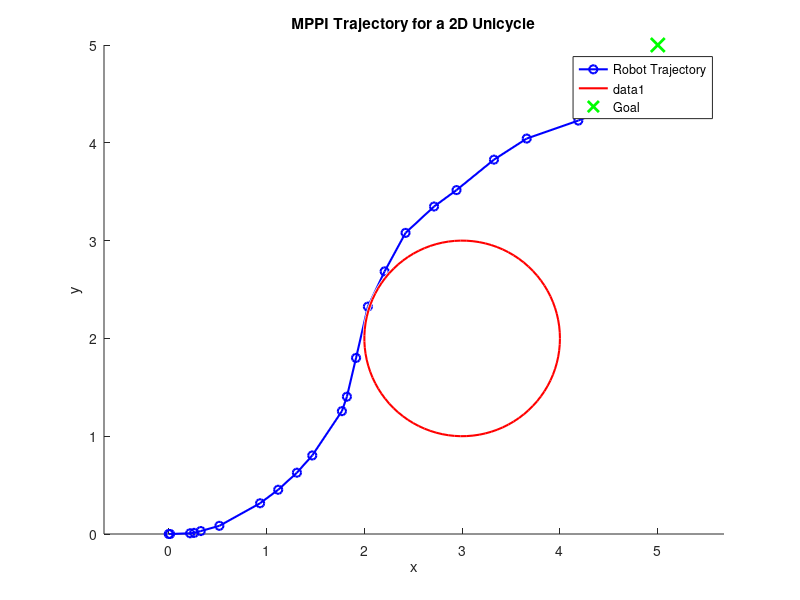

The MATLAB source for this figure:
function mppi_unicycle_example()
    clc; clear; close all;

    %% Simulation Parameters
    dt          = 0.1;      % Time step
    N           = 20;       % Prediction horizon (number of steps)
    num_samples = 1000;     % Number of sampled trajectories for MPPI
    lambda      = 1.0;      % Temperature parameter for MPPI
    Sigma       = diag([0.2, 0.2]);  % Noise covariance for controls [v; w]
    Q           = diag([1, 1]);      % State (position) error cost
    R           = diag([0.1, 0.1]);  % Control effort cost
    max_steps   = 100;      % Max simulation steps

    % Initial state (x = [px; py; theta])
    x0   = [0; 0; 0];
    x    = x0;

    % Goal position (no strict orientation requirement here)
    goal = [5; 5];

    % Single obstacle (center + radius)
    obs         = [3; 2];
    obs_radius  = 1.0;

    % Nominal (baseline) control sequence for the horizon
    % We can start with zero controls or a naive guess
    u_seq = zeros(2, N);

    % To store the robot trajectory for plotting
    X_traj = x0;

    %% Main Control Loop
    for t = 1:max_steps
        % Use MPPI to find an updated control sequence and the first control
        [u_opt, best_cost, best_traj, u_seq_updated] = ...
            MPPI_step(x, u_seq, dt, N, num_samples, lambda, Sigma, Q, R, goal, obs, obs_radius);

        % Apply the first control from the updated sequence
        x = unicycle_dynamics(x, u_opt, dt);
        X_traj = [X_traj, x];

        % Shift the horizon: discard the first control and append a new one
        u_seq = [u_seq_updated(:,2:end), u_seq_updated(:,end)];

        % Stop if we are close enough to the goal
        if norm(x(1:2) - goal) < 0.2
            disp('Goal reached (within tolerance)!');
            break;
        end
    end

    %% Plot Results
    figure; hold on; axis equal;
    plot(X_traj(1,:), X_traj(2,:), 'b-o', 'LineWidth', 1.5, 'DisplayName','Robot Trajectory');
    viscircles(obs', obs_radius, 'Color','r','LineWidth',1.5); % obstacle
    plot(goal(1), goal(2), 'gx', 'MarkerSize', 10, 'LineWidth', 2, 'DisplayName','Goal');
    title('MPPI Trajectory for a 2D Unicycle');
    xlabel('x'); ylabel('y');
    legend('Location','best');
end

%% --- MPPI Update Function ---
function [u_opt, best_cost, best_traj, u_seq_updated] = ...
    MPPI_step(x, u_seq, dt, N, num_samples, lambda, Sigma, Q, R, goal, obs, obs_radius)
% x: current state [px; py; theta]
% u_seq: nominal control sequence, size(2,N) = [v; w] for each of N steps
% dt, N: time step and horizon length
% num_samples: number of sample rollouts
% lambda: temperature parameter
% Sigma: 2x2 noise covariance for [v; w]
% Q, R: cost weights
% goal: desired position (2D)
% obs, obs_radius: obstacle center and radius

    costs          = zeros(num_samples, 1);
    control_noise  = zeros(2, N, num_samples);

    % Cholesky factor for sampling from Sigma
    L = chol(Sigma, 'lower');

    best_cost  = inf;
    best_index = 1;

    % Sample and evaluate each rollout
    for k = 1:num_samples
        % Sample noise for the entire horizon
        noise_k = L * randn(2, N);

        % Simulate forward
        x_roll     = x;
        total_cost = 0;

        for i = 1:N
            % Control + noise
            u_noisy = u_seq(:, i) + noise_k(:, i);

            % Optionally clamp controls here if needed
            % e.g. u_noisy(1) = max(min(u_noisy(1), v_max), v_min);

            % Propagate dynamics
            x_roll = unicycle_dynamics(x_roll, u_noisy, dt);

            % Compute stage cost
            %  - position error cost
            pos_err    = x_roll(1:2) - goal;
            stage_cost = pos_err' * Q * pos_err + u_noisy' * R * u_noisy;

            % Obstacle penalty (simple "infinite" penalty if inside obstacle)
            if norm(x_roll(1:2) - obs) < obs_radius
                stage_cost = stage_cost + 1e10; % large collision penalty
            end

            total_cost = total_cost + stage_cost;
        end

        costs(k)             = total_cost;
        control_noise(:,:,k) = noise_k;

        % Track best rollout for debugging
        if total_cost < best_cost
            best_cost  = total_cost;
            best_index = k;
        end
    end

    % Path integral weights
    beta    = min(costs);  % for numerical stability
    weights = exp(-(costs - beta) / lambda);
    Z       = sum(weights);

    % Update the nominal control sequence with weighted noise
    u_seq_updated = zeros(size(u_seq));
    for i = 1:N
        delta_u = [0; 0];
        for k = 1:num_samples
            delta_u = delta_u + (weights(k) * control_noise(:, i, k));
        end
        u_seq_updated(:, i) = u_seq(:, i) + (delta_u / Z);
    end

    % Pick the first control as the optimal to apply now
    u_opt = u_seq_updated(:, 1);

    % For debugging: reconstruct the best trajectory
    x_roll   = x;
    best_traj = x_roll;
    best_noise = control_noise(:,:,best_index);
    for i = 1:N
        u_noisy  = u_seq(:, i) + best_noise(:, i);
        x_roll   = unicycle_dynamics(x_roll, u_noisy, dt);
        best_traj = [best_traj, x_roll];
    end
end

%% --- Unicycle Dynamics ---
function x_next = unicycle_dynamics(x, u, dt)
% x = [px; py; theta]
% u = [v; w] (linear velocity, angular velocity)
% dt: time step

    px   = x(1);
    py   = x(2);
    th   = x(3);
    v    = u(1);
    w    = u(2);

    px_next = px + dt * v * cos(th);
    py_next = py + dt * v * sin(th);
    th_next = th + dt * w;

    x_next = [px_next; py_next; th_next];
end
